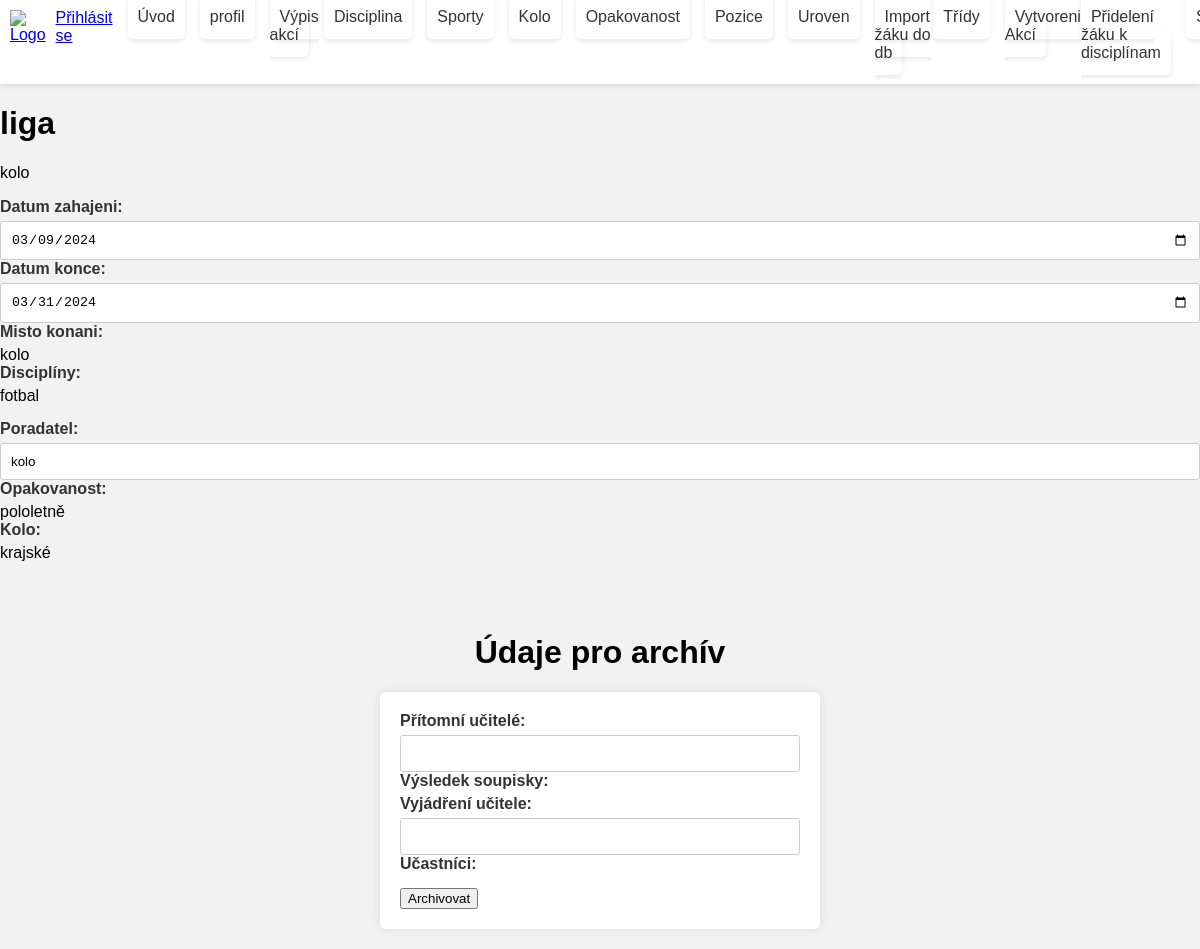
Screenshot of /archiv?iar=7 with the database file from the repository.
### tables this page shows
CREATE TABLE `akce` (
  `id_akce` int(3) NOT NULL,
  `nazev_akce` varchar(30) NOT NULL,
  `datum_zahajeni` date NOT NULL,
  `datum_konce` date DEFAULT NULL,
  `misto_kon` varchar(100) NOT NULL,
  `poradatel` varchar(100) DEFAULT NULL,
  `popisek_akce` text NOT NULL,
  `pritomni_uc` varchar(70) DEFAULT NULL,
  `shrnuti` varchar(100) DEFAULT NULL,
  `archivovano` tinyint(1) DEFAULT NULL,
  `id_opak` int(3) DEFAULT NULL,
  `id_kolo` int(3) DEFAULT NULL
);

CREATE TABLE `disciplina` (
  `id_disc` int(3) NOT NULL,
  `id_sport` int(3) NOT NULL,
  `nazev_disc` varchar(50) NOT NULL
);

CREATE TABLE `opakovanost` (
  `id_opak` int(3) NOT NULL,
  `nazev_opak` varchar(30) DEFAULT NULL
);

CREATE TABLE `kolo` (
  `id_kolo` int(3) NOT NULL,
  `nazev_kolo` varchar(30) DEFAULT NULL
);

### kontrolery/Kontroler.php (called while the page is built, shortened)
<?php
abstract class Kontroler {
    protected $pohled = "";
    public function vypisPohled() {
        require "pohledy/{$this->pohled}.phtml";
    }
}

### index.php (called while the page is built, shortened)
<?php
$smerovac = new SmerovacKontroler();
$smerovac->zpracuj([$_SERVER["REQUEST_URI"]]);
$smerovac->vypisPohled();

### kontrolery/ArchivKontroler.php (called while the page is built, shortened)
<?php
class ArchivKontroler extends Kontroler
{
    public function zpracuj($parametry)
    {
        $idTentoArchiv = $_GET['iar'];
        $modelAkce = new ModelyAkce;
        $modelAkcedisc = new ModelyAkce_disc;
        $modelDisciplin = new ModelyDisciplina;
        $modelKolo = new ModelyKolo();
        $archiv = $modelAkce->vratVsechnyAkce();
        foreach ($archiv as $ar) {
            if ($idTentoArchiv == $ar["id_akce"]) {
                $konkretniarchiv = [
                    'id_akce' => $ar["id_akce"],
                    'nazev_akce' => $ar['nazev_akce'],
                    'datum_zahajeni' => $ar['datum_zahajeni'],
                    'datum_konce' => $ar['datum_konce'],
                    'misto_kon' => $ar['misto_kon'],
                    'popisek_akce' => $ar['popisek_akce'],
                    'pritomni_uc' => $ar['pritomni_uc'],
                    'shrnuti' =>$ar['shrnuti'],
                    'poradatel' =>$ar["poradatel"],
                    'id_opak' => $ar["id_opak"],
                    'id_kolo' => $ar['id_kolo'],
                ];
            }
        }
        $akcedisc = $modelAkcedisc->vratVsechnyAkce_disc();
        $disc = $modelDisciplin->vratVsechnyDiscipliny();
        $modelOpak = new ModelyOpakovanost();
        $opak = $modelOpak->vratVsechnyOpak();
        $kolo = $modelKolo->vratVsechnyKolo();
    }
}

### modely/ModelyAkce.php (called while the page is built, shortened)
<?php
class ModelyAkce{
    public function vratVsechnyAkce() {
        $sql = "
            SELECT *
            FROM akce
        ";
        $akce = Db::dotazVsechny($sql);
        return $akce;
      }
}
?>

### modely/Db.php (called while the page is built, shortened)
<?php
class Db {
  private static $spojeni;
  private static $nastaveni = array(
		PDO::ATTR_ERRMODE => PDO::ERRMODE_EXCEPTION,
		PDO::ATTR_EMULATE_PREPARES => false,
	);
  public static function pripoj($server, $uzivatel, $heslo, $databaze)
  {
	  if (!isset(self::$spojeni))
      {
        $dsn = "mysql:host=$server;dbname=$databaze;charset=utf8";
			 self::$spojeni = new PDO(
				$dsn,
				$uzivatel,
				$heslo,
				self::$nastaveni
			 );
	  }
	}
  public static function dotazVsechny($dotaz, $parametry = array()) {
		$navrat = self::$spojeni->prepare($dotaz);
		$navrat->execute($parametry);
		return $navrat->fetchAll();
	}
}

### kontrolery/SmerovacKontroler.php (called while the page is built, shortened)
<?php
class SmerovacKontroler extends Kontroler {
  public function zpracuj($parametry) {
     $url = $parametry[0];
     $castiCesty = $this->parsujURL($url);
     if (empty($castiCesty[0])) {
        $this->presmeruj("uvod");
     }
     else {
          $castNazvuKontroleru = array_shift($castiCesty);
          $nazevKontroleru = $this->pomlckyDoVelbloudiNotace($castNazvuKontroleru)
                              . "Kontroler";
          if (file_exists("kontrolery/$nazevKontroleru.php")) {
            $this->kontroler = new $nazevKontroleru;
            $this->kontroler->zpracuj($castiCesty);
          } else {
            $this->presmeruj("chyba");
          }
     }
  }
  private function pomlckyDoVelbloudiNotace($text) {
      $text = str_replace("-", " ", $text);
      $text = ucwords($text);
      $text = str_replace(" ", "", $text);
      return $text;
  }
  private function parsujURL($url) {
      $naparsovanaURL = parse_url($url);
      $cesta = $naparsovanaURL["path"];
      $cesta = ltrim($cesta, "/");
      $cesta = trim($cesta);
      $rozdelenaCesta = explode("/", $cesta);
      return $rozdelenaCesta;
  }
}
?>

### modely/ModelyAkce_disc.php (called while the page is built, shortened)
<?php
class ModelyAkce_disc{
    public function vratVsechnyAkce_disc() {
        $sql = "
            SELECT *
            FROM akce_disc
        ";
        $akce_disc = Db::dotazVsechny($sql);
        return $akce_disc;
    }
}
?>

### modely/ModelyDisciplina.php (called while the page is built, shortened)
<?php
class ModelyDisciplina{
    public function vratVsechnyDiscipliny() {
        $sql = "
            SELECT *
            FROM disciplina
        ";
        $disciplina = Db::dotazVsechny($sql);
        return $disciplina;
      }
}
?>

### modely/ModelyOpakovanost.php (called while the page is built, shortened)
<?php
class ModelyOpakovanost{
    public function vratVsechnyOpak() {
        $sql = "
            SELECT *
            FROM opakovanost
        ";
        $opak = Db::dotazVsechny($sql);
        return $opak;
      }
}
?>

### modely/ModelyKolo.php (called while the page is built, shortened)
<?php
class ModelyKolo{
    public function vratVsechnyKolo() {
        $sql = "
            SELECT *
            FROM kolo
        ";
        $kolo = Db::dotazVsechny($sql);
        return $kolo;
      }
}
?>

### pohledy/archiv.phtml (the view, shortened to what this page needs)
<!DOCTYPE html>
<html lang="en">
<head>
</head>
<body>
<h1><?php echo $konkretniarchiv['nazev_akce'];?></h1>
<div id="vypis">
    <?php echo '<p>'.$konkretniarchiv['popisek_akce'].'</p>';?>
    <label>Datum zahajeni: </label>
    <input type="date" value="<?php echo $konkretniarchiv['datum_zahajeni']; ?>">
    <label>Datum konce: </label>
    <input type="date" value="<?php echo $konkretniarchiv['datum_konce']; ?>">
    <label>Misto konani: </label>
    <?php echo $konkretniarchiv['misto_kon']; ?>
    <div>
        <label>Disciplíny:</label>
        <?php foreach ($this->data['akcedisc'] as $ad):
            if($ad['id_akce'] == $konkretniarchiv['id_akce']){
                foreach ($this->data['disc'] as $disc):
                    if($ad['id_disc'] == $disc['id_disc']){
                        echo $disc['nazev_disc']."<br>";
                    }
                endforeach;
            }
        endforeach; ?>
    </div>
    <label for="poradatel">Poradatel: </label>
    <input  type="text" name="poradatel" value="<?php echo $konkretniarchiv['poradatel']; ?>">
    <label for="opak">Opakovanost: </label>
    <?php  foreach ($this->data["opak"] as $opak){
        if($opak["id_opak"] == $konkretniarchiv["id_opak"]){
            echo $opak["nazev_opak"];
        }
    }      ?>
    <label for="kolo">Kolo: </label>
    <?php  foreach ($this->data["kolo"] as $kolo){
        if($kolo["id_kolo"] == $konkretniarchiv["id_kolo"]){
            echo $kolo["nazev_kolo"];
        }
    }      ?>
</div>
<br><br>
<h1 style="text-align: center">Údaje pro archív</h1>
<form method="post">
    <label>Přítomní učitelé: </label>
    <input type="text" value="<?php echo $konkretniarchiv['pritomni_uc']; ?>" name="pritomni_uc">
    <label>Výsledek soupisky:</label>
    <label>Vyjádření učitele: </label>
    <input type="text" name="shrnuti">
    <div>
        <label>Učastníci:</label>
    </div>
    <button type="submit" name="archivovat">Archivovat</button>
</form>
<link href="https://cdn.jsdelivr.net/npm/select2@4.1.0-rc.0/dist/css/select2.min.css" rel="stylesheet" />
</body>
</html>

### pohledy/styly.css (style rules this page uses)
body { margin: 0; font-family: 'Arial', sans-serif; }
body { font-family: 'Arial', sans-serif; background-color: #f2f2f2; margin: 0; }
form { max-width: 400px; margin: 20px auto; background-color: #ffffff; padding: 20px; border-radius: 5px; box-shadow: 0 0 10px rgba(0, 0, 0, 0.1); }
div { margin-bottom: 15px; }
label { display: block; font-weight: bold; margin-bottom: 5px; color: #333; }
input { width: 100%; padding: 10px; box-sizing: border-box; border: 1px solid #ccc; border-radius: 3px; }

### rows the page displays
akce: nazev_akce "liga", popisek_akce "kolo", datum_zahajeni "03/09/2024", datum_konce "03/31/2024", misto_kon "kolo", poradatel "kolo"
disciplina: nazev_disc "fotbal"
opakovanost: nazev_opak "pololetně"
kolo: nazev_kolo "krajské"
